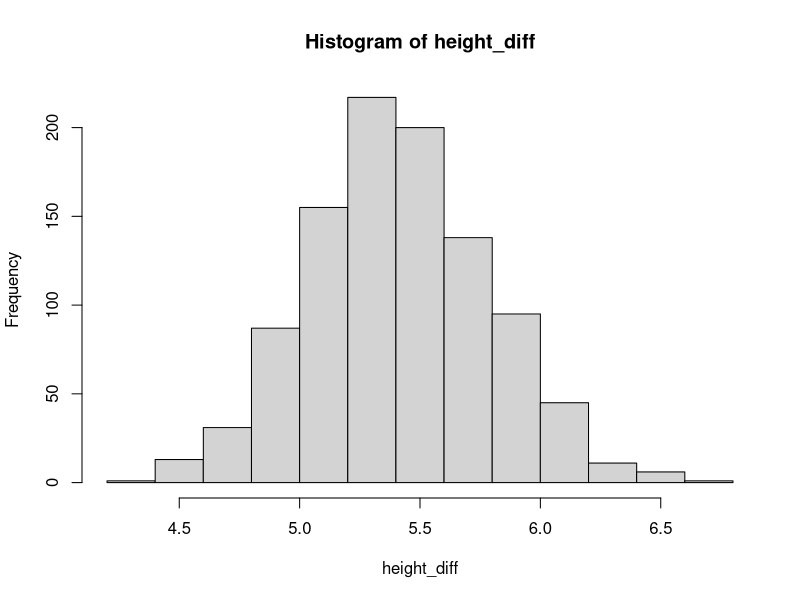

R code for this plot:
## 11 September 2017 - Cat, Dave and Meghan
# Chapter 4 Practice Problems

# Clear workspace
rm(list=ls()) # remove everything currently held in the R memory
options(stringsAsFactors=FALSE)
graphics.off()

# Load libraries
library(dplyr)
library(tidyr)
library(ggplot2)
library(arm)

## Question 4.4
d<-data.frame(matrix(NA, nrow = 100, ncol = 2))
d<-d%>%rename(x=X1)%>%rename(y=X2)
for(i in 1:100){
  men<-rnorm(100, 69.1, 2.9)
  women<-rnorm(100, 63.7, 2.7)
  d$x[i]<-mean(men)
  d$y[i]<-mean(women)
}

x<-rnorm(1000, mean(d$x), sd(d$x))
y<-rnorm(1000, mean(d$y), sd(d$y))
height_diff<-x-y
print(mean(height_diff)) # 5.37 vs. exact -> 5.4
print(sd(height_diff)) # 0.418 vs. exact -> 0.4
hist(height_diff)
